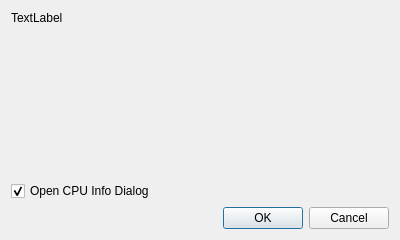
<?xml version="1.0" encoding="UTF-8"?>
<ui version="4.0">
 <class>SignalMessageDialog</class>
 <widget class="QDialog" name="SignalMessageDialog">
  <property name="geometry">
   <rect>
    <x>0</x>
    <y>0</y>
    <width>400</width>
    <height>240</height>
   </rect>
  </property>
  <property name="windowTitle">
   <string>Signal Received</string>
  </property>
  <layout class="QVBoxLayout" name="verticalLayout">
   <item>
    <widget class="QLabel" name="lblMessage">
     <property name="sizePolicy">
      <sizepolicy hsizetype="Expanding" vsizetype="Expanding">
       <horstretch>0</horstretch>
       <verstretch>0</verstretch>
      </sizepolicy>
     </property>
     <property name="text">
      <string>TextLabel</string>
     </property>
     <property name="alignment">
      <set>Qt::AlignLeading|Qt::AlignLeft|Qt::AlignTop</set>
     </property>
    </widget>
   </item>
   <item>
    <widget class="QCheckBox" name="chkOpenCPUInfo">
     <property name="text">
      <string>Open CPU Info Dialog</string>
     </property>
     <property name="checked">
      <bool>true</bool>
     </property>
    </widget>
   </item>
   <item>
    <widget class="QDialogButtonBox" name="buttonBox">
     <property name="orientation">
      <enum>Qt::Horizontal</enum>
     </property>
     <property name="standardButtons">
      <set>QDialogButtonBox::Cancel|QDialogButtonBox::Ok</set>
     </property>
    </widget>
   </item>
  </layout>
 </widget>
 <resources/>
 <connections>
  <connection>
   <sender>buttonBox</sender>
   <signal>accepted()</signal>
   <receiver>SignalMessageDialog</receiver>
   <slot>accept()</slot>
   <hints>
    <hint type="sourcelabel">
     <x>248</x>
     <y>254</y>
    </hint>
    <hint type="destinationlabel">
     <x>157</x>
     <y>274</y>
    </hint>
   </hints>
  </connection>
  <connection>
   <sender>buttonBox</sender>
   <signal>rejected()</signal>
   <receiver>SignalMessageDialog</receiver>
   <slot>reject()</slot>
   <hints>
    <hint type="sourcelabel">
     <x>316</x>
     <y>260</y>
    </hint>
    <hint type="destinationlabel">
     <x>286</x>
     <y>274</y>
    </hint>
   </hints>
  </connection>
 </connections>
</ui>
